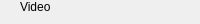
                  <widget class="QWidget" name="widget_video_bg" native="true">
                   <property name="maximumSize">
                    <size>
                     <width>16777215</width>
                     <height>10</height>
                    </size>
                   </property>
                   <layout class="QVBoxLayout" name="verticalLayout_16">
                    <property name="spacing">
                     <number>0</number>
                    </property>
                    <property name="leftMargin">
                     <number>0</number>
                    </property>
                    <property name="topMargin">
                     <number>0</number>
                    </property>
                    <property name="rightMargin">
                     <number>0</number>
                    </property>
                    <property name="bottomMargin">
                     <number>10</number>
                    </property>
                    <item>
                     <widget class="QWidget" name="widget_video_title" native="true">
                      <property name="maximumSize">
                       <size>
                        <width>16777215</width>
                        <height>30</height>
                       </size>
                      </property>
                      <layout class="QHBoxLayout" name="horizontalLayout_12">
                       <property name="spacing">
                        <number>0</number>
                       </property>
                       <property name="leftMargin">
                        <number>20</number>
                       </property>
                       <property name="topMargin">
                        <number>0</number>
                       </property>
                       <property name="rightMargin">
                        <number>20</number>
                       </property>
                       <property name="bottomMargin">
                        <number>0</number>
                       </property>
                       <item>
                        <widget class="QLabel" name="label_19">
                         <property name="text">
                          <string>Video</string>
                         </property>
                        </widget>
                       </item>
                       <item>
                        <widget class="QLabel" name="label_20">
                         <property name="text">
                          <string/>
                         </property>
                         <property name="alignment">
                          <set>Qt::AlignRight|Qt::AlignTrailing|Qt::AlignVCenter</set>
                         </property>
                        </widget>
                       </item>
                      </layout>
                     </widget>
                    </item>
                    <item>
                     <widget class="QWidget" name="widget_22" native="true"/>
                    </item>
                   </layout>
                  </widget>
